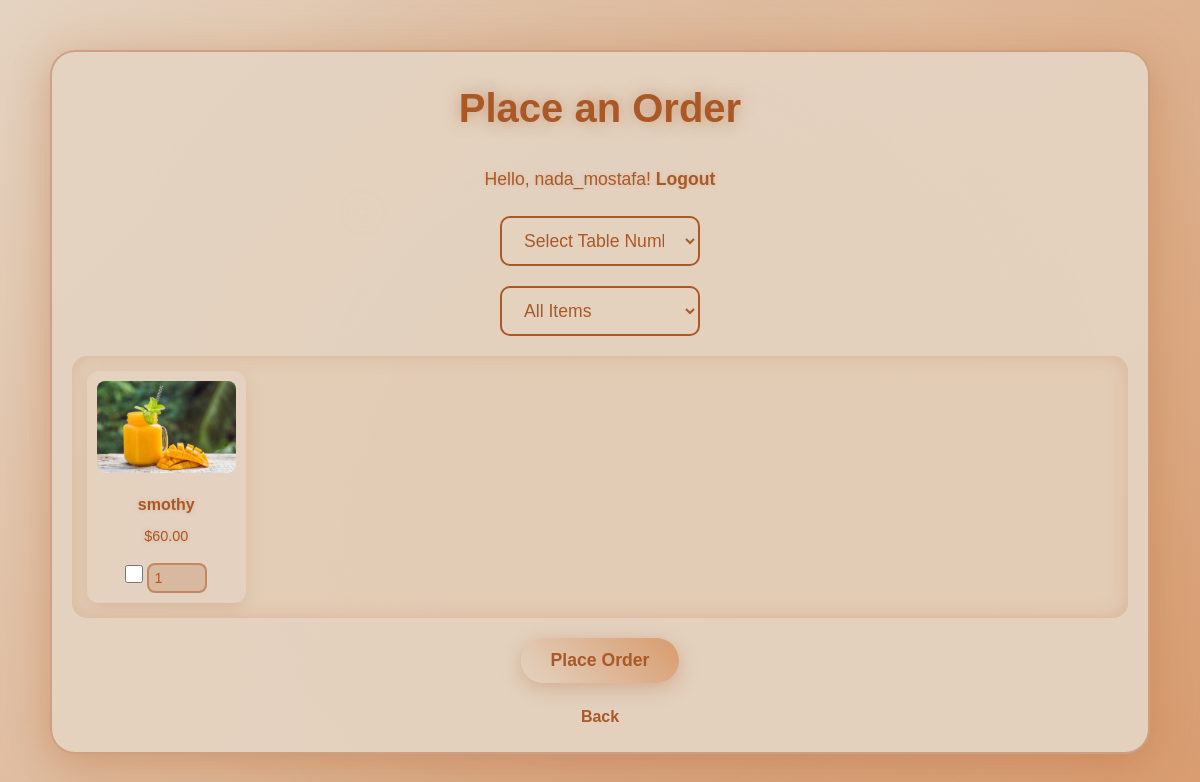
Before: /cafe/place_order/ (signed in) with the older database file.
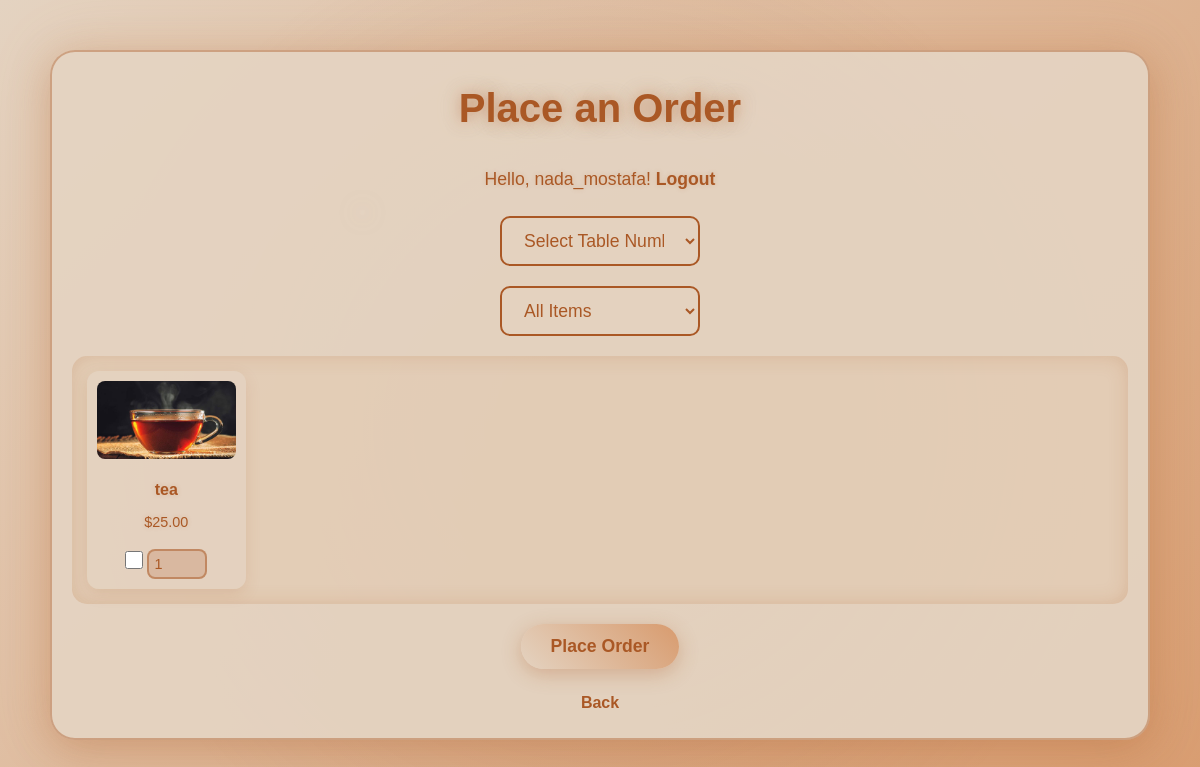
After: the same page with the newer database file.
### cafe/models.py (models this page shows, shortened)
class Item(models.Model):
    name = models.CharField(max_length=100)
    price = models.DecimalField(max_digits=6, decimal_places=2)
    is_available = models.BooleanField(default=True)
    image = models.ImageField(upload_to='items/', null=True, blank=True)
    item_type = models.CharField(max_length=20, choices=ITEM_TYPES, default='dessert')

### cafe/views.py (the view, shortened to what this page needs)
# urls.py: path('place_order/', views.place_order, name='place_order'),
@login_required
def place_order(request):
    items = Item.objects.filter(is_available=True)
    tables = Table.objects.all()
    return render(request, 'cafe/place_order.html', {
        'items': items,
        'tables': tables,
        'item_types': ITEM_TYPES,
        'selected_type': None
    })

### cafe/templates/cafe/place_order.html (shortened to what this page needs)
{% load static %}
<!DOCTYPE html>
<html lang="en">
<head>
</head>
<body>
    <div class="order-container">
        <h1>Place an Order</h1>
        {% if user.is_authenticated %}
            <p>Hello, {{ user.username }}! <a href="{% url 'cafe:logout' %}">Logout</a></p>
            <form method="POST" id="order-form" action="{% url 'cafe:place_order' %}">
                <select name="table_number" class="select-field" required>
                    <option value="" disabled selected>Select Table Number</option>
                </select>
                <select name="item_type" class="select-field" onchange="this.form.submit()">
                    <option value="" {% if not selected_type %}selected{% endif %}>All Items</option>
                </select>
                <div class="items-grid">
                    {% for item in items %}
                        <div class="item-card">
                            {% if item.image %}
                                <img src="{{ item.image.url }}" alt="{{ item.name }}">
                            {% else %}
                                <img src="{% static 'images/placeholder.png' %}" alt="No Image">
                            {% endif %}
                            <h3>{{ item.name }}</h3>
                            <p>${{ item.price }}</p>
                            <input type="checkbox" name="item_{{ item.id }}" value="{{item.id}}">
                            <input type="number" name="quantity_{{ item.id }}" min="1" value="1" disabled>
                        </div>
                    {% endfor %}
                </div>
                <button type="submit">Place Order</button>
            </form>
        {% else %}
            <p>Please <a href="{% url 'login' %}">login</a> or <a href="{% url 'cafe:signup' %}">sign up</a> to order.</p>
        {% endif %}
        <a href="{% url 'cafe:home' %}" class="back-link">Back</a>
    </div>
</body>
</html>

### cafe/templates/cafe/place_order.html (style rules this page uses)
* { margin: 0; padding: 0; box-sizing: border-box; }
body { font-family: 'Orbitron', 'Poppins', sans-serif; background: linear-gradient(135deg, #e4d3c1 0%, #d89b6e 100%); color: #aa5825; line-height: 1.8; min-height: 100vh; overflow-x: hidden; position: relative; -webkit-font-smoothing: antialiased; -moz-osx-font-smoothing: grayscale; }
body::before { content: ''; position: fixed; top: 0; left: 0; width: 100%; height: 100%; background: radial-gradient(circle, rgba(170, 88, 37, 0.2) 0%, transparent 70%); z-index: -1; animation: pulse-bg 10s infinite ease-in-out; }
body::after { content: ''; position: absolute; width: 5px; height: 5px; background: rgba(228, 211, 193, 0.7); border-radius: 50%; box-shadow: 0 0 20px rgba(228, 211, 193, 0.5); animation: drift 15s infinite ease-in-out; top: 20%; left: 30%; }
.order-container { max-width: 1100px; margin: 50px auto; padding: 20px; background: rgba(228, 211, 193, 0.95); border-radius: 25px; box-shadow: 0 10px 40px rgba(170, 88, 37, 0.3), 0 0 60px rgba(216, 155, 110, 0.2); position: relative; overflow: hidden; transition: transform 0.5s ease, box-shadow 0.5s ease; border: 2px solid rgba(170, 88, 37, 0.4); }
h1 { font-size: 2.5em; color: #aa5825; text-align: center; margin-bottom: 20px; text-shadow: 0 0 15px rgba(170, 88, 37, 0.5), 0 0 25px rgba(228, 211, 193, 0.3); animation: glow 2s infinite ease-in-out; }
p { font-size: 1.1em; color: #aa5825; text-align: center; margin-bottom: 20px; text-shadow: 0 0 5px rgba(170, 88, 37, 0.2); }
a { color: #aa5825; text-decoration: none; font-weight: 600; transition: color 0.3s ease, transform 0.3s ease, text-shadow 0.3s ease; }
#order-form { display: flex; flex-direction: column; gap: 20px; align-items: center; }
.items-grid { display: grid; grid-template-columns: repeat(auto-fill, minmax(150px, 1fr)); gap: 15px; width: 100%; padding: 15px; background: rgba(216, 155, 110, 0.1); border-radius: 15px; box-shadow: inset 0 0 20px rgba(170, 88, 37, 0.2); }
.item-card { background: rgba(228, 211, 193, 0.8); border-radius: 12px; box-shadow: 0 5px 15px rgba(170, 88, 37, 0.15); padding: 10px; text-align: center; transition: transform 0.3s ease, box-shadow 0.3s ease, background 0.3s ease; }
.item-card img { max-width: 100%; max-height: 100px; border-radius: 8px; margin-bottom: 8px; }
.item-card h3 { font-size: 1em; color: #aa5825; margin-bottom: 5px; text-shadow: 0 0 5px rgba(170, 88, 37, 0.2); }
.item-card p { font-size: 0.9em; color: #aa5825; margin-bottom: 8px; }
.item-card input[type="checkbox"] { width: 18px; height: 18px; accent-color: #aa5825; cursor: pointer; }
.item-card input[type="number"] { width: 60px; padding: 5px; font-size: 0.9em; background: rgba(228, 211, 193, 0.7); border: 2px solid #aa5825; border-radius: 8px; color: #aa5825; outline: none; transition: border-color 0.3s ease, box-shadow 0.3s ease; margin-top: 5px; }
.item-card input[type="number"]:disabled { background: rgba(170, 88, 37, 0.2); border-color: rgba(170, 88, 37, 0.5); cursor: not-allowed; }
.select-field { padding: 12px 18px; font-size: 1.1em; background: rgba(228, 211, 193, 0.7); border: 2px solid #aa5825; border-radius: 10px; color: #aa5825; outline: none; transition: border-color 0.3s ease, box-shadow 0.3s ease, transform 0.3s ease; width: 200px; }
button[type="submit"] { padding: 12px 30px; background: linear-gradient(45deg, #e4d3c1, #d89b6e); color: #aa5825; border: none; border-radius: 30px; font-size: 1.1em; font-weight: 700; cursor: pointer; box-shadow: 0 5px 20px rgba(170, 88, 37, 0.3); transition: transform 0.4s ease, box-shadow 0.4s ease, background 0.4s ease, color 0.4s ease; }
.back-link { display: block; text-align: center; margin-top: 20px; font-size: 1em; color: #aa5825; transition: color 0.3s ease, transform 0.3s ease; }

Changed rows visible on the page:
removed Item: image (picture), name "smothy", price "60.00"
added Item: image (picture), name "tea", price "25.00"
